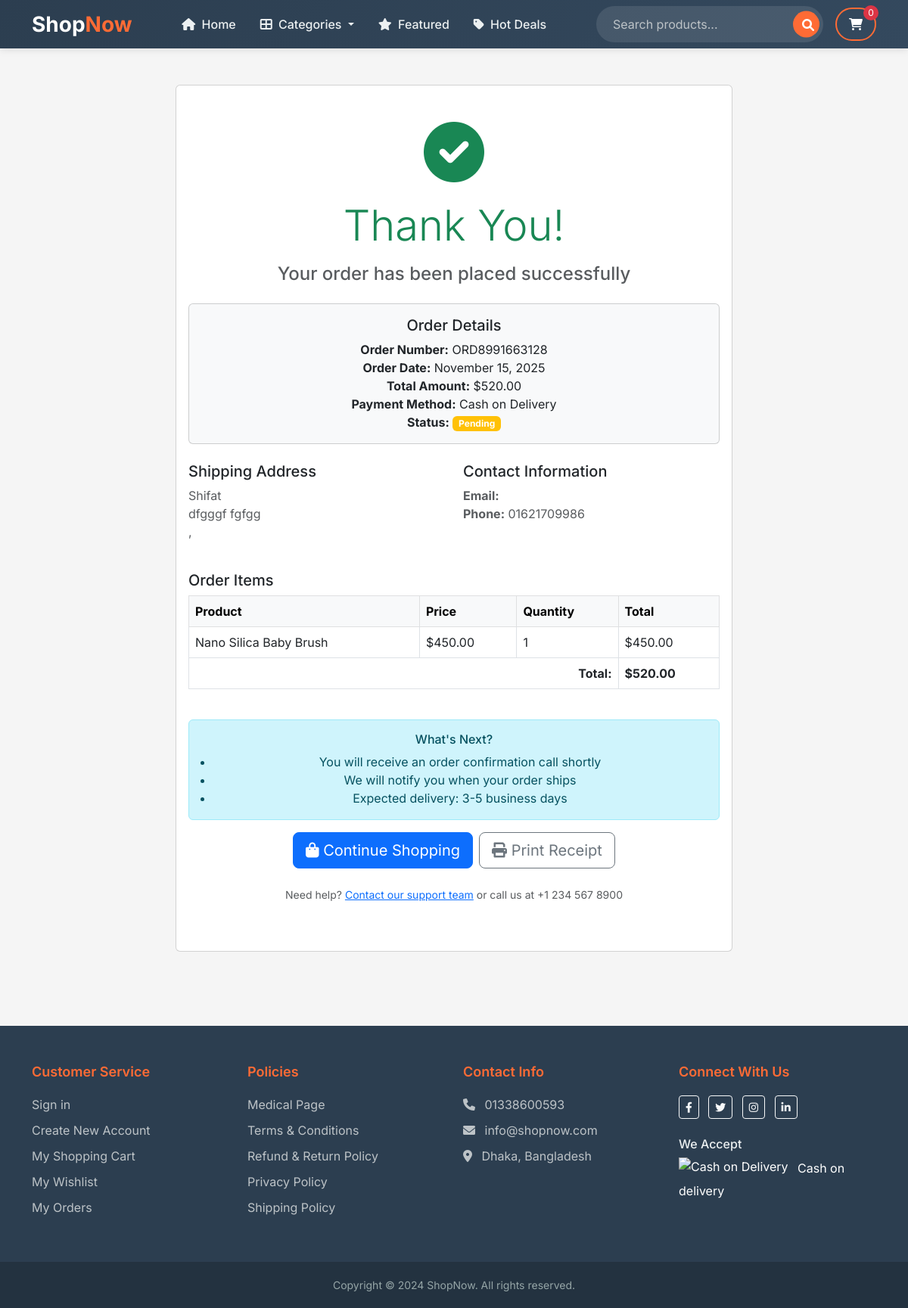
Screenshot of /orders/thank-you/ORD8991663128/ with the database file from the repository.
### orders/models.py (models this page shows, shortened)
class Order(models.Model):
    order_number = models.CharField(max_length=20, unique=True)
    session_key = models.CharField(max_length=40)
    customer_name = models.CharField(max_length=100)
    customer_email = models.EmailField(blank=True)
    customer_phone = models.CharField(max_length=20)
    delivery_area = models.CharField(max_length=20, choices=DELIVERY_AREAS, default='inside_dhaka')
    shipping_address = models.TextField()
    notes = models.TextField(blank=True)
    ip_address = models.GenericIPAddressField(blank=True, null=True)
    detected_city = models.CharField(max_length=100, blank=True)
    detected_region = models.CharField(max_length=100, blank=True)
    detected_country = models.CharField(max_length=100, blank=True)
    subtotal = models.DecimalField(max_digits=10, decimal_places=2)
    delivery_charge = models.DecimalField(max_digits=10, decimal_places=2, default=0)
    discount_amount = models.DecimalField(max_digits=10, decimal_places=2, default=0)
    total_amount = models.DecimalField(max_digits=10, decimal_places=2)
    order_status = models.CharField(max_length=20, choices=ORDER_STATUS, default='pending')
    payment_status = models.CharField(max_length=20, choices=PAYMENT_STATUS, default='pending')
    payment_method = models.CharField(max_length=20, choices=PAYMENT_METHODS, default='cash_on_delivery')
    created_at = models.DateTimeField(auto_now_add=True)
    updated_at = models.DateTimeField(auto_now=True)
    paid_at = models.DateTimeField(null=True, blank=True)
    completed_at = models.DateTimeField(null=True, blank=True)
    class Meta:
        ordering = ['-created_at']

class OrderItem(models.Model):
    order = models.ForeignKey(Order, related_name='items', on_delete=models.CASCADE)
    product = models.ForeignKey(Product, on_delete=models.CASCADE)
    variant = models.ForeignKey(ProductVariant, on_delete=models.CASCADE, null=True, blank=True)
    product_name = models.CharField(max_length=200)
    variant_name = models.CharField(max_length=100, blank=True)
    unit_price = models.DecimalField(max_digits=10, decimal_places=2)
    quantity = models.PositiveIntegerField()
    total_price = models.DecimalField(max_digits=10, decimal_places=2)

### orders/views.py (the view)
# urls.py: path('thank-you/<str:order_number>/', views.thank_you, name='thank_you'),
def thank_you(request, order_number):
    order = get_object_or_404(Order, order_number=order_number)
    return render(request, 'orders/thank_you.html', {'order': order})

### cart/context_processors.py (called while the page is built, shortened)
def cart_total_amount(request):
    return {
        'cart_total_quantity': 0,
        'cart_total_price': 0
    }

### products/context_processors.py (called while the page is built)
def categories(request):
    return {
        'categories': Category.objects.filter(is_active=True)
    }

### products/models.py (called while the page is built)
    def get_absolute_url(self):
        return reverse('products:category_products', args=[self.slug])

### templates/orders/thank_you.html (shortened to what this page needs)
{% extends 'base.html' %}
{% block content %}
<div class="container py-5">
    <div class="row justify-content-center">
        <div class="col-lg-8">
            <div class="card text-center">
                <div class="card-body py-5">
                    <div class="mb-4">
                        <i class="fas fa-check-circle fa-5x text-success"></i>
                    </div>
                    <h1 class="display-4 text-success mb-3">Thank You!</h1>
                    <h2 class="h4 text-muted mb-4">Your order has been placed successfully</h2>
                    <div class="card bg-light mb-4">
                        <div class="card-body">
                            <h5 class="card-title">Order Details</h5>
                            <p class="card-text">
                                <strong>Order Number:</strong> {{ order.order_number }}<br>
                                <strong>Order Date:</strong> {{ order.created_at|date:"F j, Y" }}<br>
                                <strong>Total Amount:</strong> ${{ order.total_amount }}<br>
                                <strong>Payment Method:</strong> {{ order.get_payment_method_display }}<br>
                                <strong>Status:</strong>
                                <span class="badge bg-{% if order.order_status == 'pending' %}warning{% else %}success{% endif %}">
                                    {{ order.get_order_status_display }}
                                </span>
                            </p>
                        </div>
                    </div>
                    <div class="row text-start mb-4">
                        <div class="col-md-6">
                            <h5>Shipping Address</h5>
                            <p class="text-muted">
                                {{ order.customer_name }}<br>
                                {{ order.shipping_address }}<br>
                                {{ order.shipping_city }}, {{ order.shipping_state }} {{ order.shipping_zip_code }}<br>
                            </p>
                        </div>
                        <div class="col-md-6">
                            <h5>Contact Information</h5>
                            <p class="text-muted">
                                <strong>Email:</strong> {{ order.customer_email }}<br>
                                <strong>Phone:</strong> {{ order.customer_phone }}
                            </p>
                        </div>
                    </div>
                    <div class="text-start mb-4">
                        <h5>Order Items</h5>
                        <div class="table-responsive">
                            <table class="table table-bordered">
                                <thead class="table-light">
                                    <tr>
                                        <th>Product</th>
                                        <th>Price</th>
                                        <th>Quantity</th>
                                        <th>Total</th>
                                    </tr>
                                </thead>
                                <tbody>
                                    {% for item in order.items.all %}
                                    <tr>
                                        <td>
                                            {{ item.product_name }}
                                        </td>
                                        <td>${{ item.unit_price }}</td>
                                        <td>{{ item.quantity }}</td>
                                        <td>${{ item.total_price }}</td>
                                    </tr>
                                    {% endfor %}
                                </tbody>
                                <tfoot>
                                    <tr>
                                        <td colspan="3" class="text-end"><strong>Total:</strong></td>
                                        <td><strong>${{ order.total_amount }}</strong></td>
                                    </tr>
                                </tfoot>
                            </table>
                        </div>
                    </div>
                    <div class="alert alert-info">
                        <h6 class="alert-heading">What's Next?</h6>
                        <ul class="mb-0 ps-3">
                            <li>You will receive an order confirmation call shortly</li>
                            <li>We will notify you when your order ships</li>
                            <li>Expected delivery: 3-5 business days</li>
                        </ul>
                    </div>
                    <div class="d-grid gap-2 d-md-flex justify-content-center">
                        <a href="{% url 'products:home' %}" class="btn btn-primary btn-lg">
                            <i class="fas fa-shopping-bag"></i> Continue Shopping
                        </a>
                        <button onclick="window.print()" class="btn btn-outline-secondary btn-lg">
                            <i class="fas fa-print"></i> Print Receipt
                        </button>
                    </div>
                    <div class="mt-4">
                        <p class="text-muted small">
                            Need help? <a href="#">Contact our support team</a> or call us at +1 234 567 8900
                        </p>
                    </div>
                </div>
            </div>
        </div>
    </div>
</div>
{% endblock %}

### templates/base.html (style rules this page uses)
:root { --primary-color: #dc3545; --secondary-color: #28a745; --accent-color: #ff6b35; --dark-color: #2c3e50; --light-color: #f8f9fa; }
body { font-family: 'Inter', sans-serif; background-color: #f5f5f5; }

### rows the page displays
Order: order_number "ORD8991663128", created_at "November 15, 2025", total_amount "520.00", payment_method "Cash on Delivery", order_status "Pending", customer_name "Shifat", shipping_address "dfgggf fgfgg", customer_phone "01621709986"
OrderItem: product_name "Nano Silica Baby Brush", unit_price "450.00", quantity "1", total_price "450.00"

### other values shown
{{ cart_total_quantity|default:0 }} "0"
